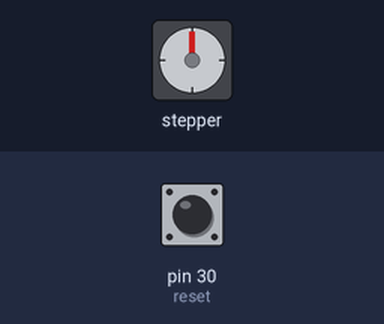
This sketch was run on a simulated Arduino Mega 2560, built with avr-gcc and run on an emulated ATmega2560. On the bench: stepper motor. The test bench sets the inputs (shaded band); at power-on: pin 30 (reset) LOW. Stepper angles assume 200 steps per turn.

Above: at 0.06 s.
At 0.55 s:
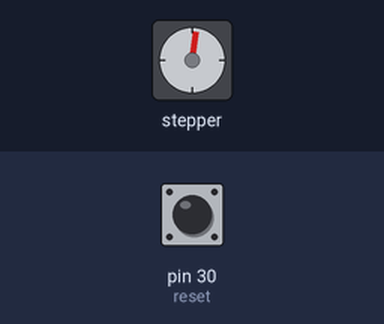
At 1.2 s:
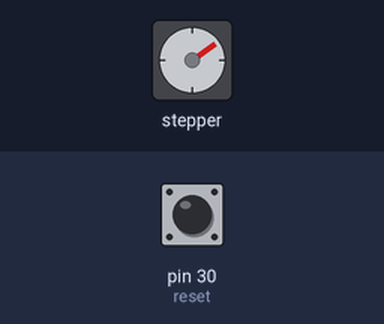
1.3 s: pin 30 (reset) pulled HIGH for 0.15 s
Timing chart, 0 to 4.3 s (numbered marks = the images above; inputs shaded):
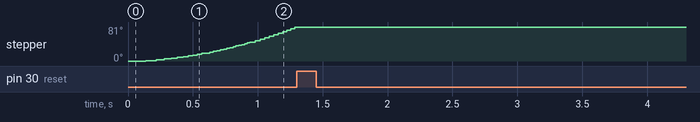

Measured:
- after the input at 1.3 s, stepper: stops changing and stays 81°
- by itself, stepper: keeps turning clockwise at about 70°/s

The sketch:

StepperMotor.ino
```cpp
/*Example sketch to control a stepper motor with A4988 stepper motor driver and Arduino without a library. More info: https://www.makerguides.com */
#include <AccelStepper.h>

// Define stepper motor connections and steps per revolution:
#define dirPin 23
#define stepPin 2
#define dir2Pin 25
#define step2Pin 3
#define dir3Pin 27
#define step3Pin 4
#define dir4Pin 29
#define step4Pin 5
#define mit 1
#define reset 30

#define stepsPerRevolution 200

AccelStepper pump1 = AccelStepper(mit, stepPin, dirPin);
AccelStepper pump2 = AccelStepper(mit, step2Pin, dir2Pin);
AccelStepper pump3 = AccelStepper(mit, step3Pin, dir3Pin);
AccelStepper pump4 = AccelStepper(mit, step4Pin, dir4Pin);

void setup() {
  // Declare pins as output:
  Serial.begin(115200);
  pump1.setMaxSpeed(1000);
  pump1.setAcceleration(50);
  pump1.setSpeed(200);
  pump1.moveTo(5000000);
  pump2.setMaxSpeed(1000);
  pump2.setAcceleration(50);
  pump2.setSpeed(200);
  pump2.moveTo(5000000);
  pump3.setMaxSpeed(1000);
  pump3.setAcceleration(50);
  pump3.setSpeed(200);
  pump3.moveTo(5000000);
  pump4.setMaxSpeed(1000);
  pump4.setAcceleration(50);
  pump4.setSpeed(200);
  pump4.moveTo(5000000);

  pinMode(reset, INPUT);

}

void loop() {
  // Accelerate Motors to 1000 and run for some amount of time.
  if (pump1.distanceToGo() == 0) {
    pump1.moveTo(-pump1.currentPosition());
    Serial.println("Rotating Motor in opposite direction...");
  }
  if (pump2.distanceToGo() == 0) {
    pump2.moveTo(-pump2.currentPosition());
    Serial.println("Rotating Motor in opposite direction...");
  }
  if (pump3.distanceToGo() == 0) {
    pump3.moveTo(-pump3.currentPosition());
    Serial.println("Rotating Motor in opposite direction...");
  }
  if (pump4.distanceToGo() == 0) {
    pump4.moveTo(-pump4.currentPosition());
    Serial.println("Rotating Motor in opposite direction...");
  }
  if(digitalRead(reset) == HIGH){
    while(digitalRead(reset) == HIGH){}
    pump1.setSpeed(0);
    pump2.setSpeed(0);
  }
  pump1.run();
  //pump2.run();
  //pump3.run();
  //pump4.run();

}
```
